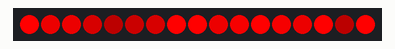
Bench run of a program on a simulated ESP32 board running MicroPython. On the bench: 17 RGB LEDs in strip order, left to right. Random numbers come from a fixed seed; what the program prints to the serial console is not drawn.

Above: at 0.75 s.
At 5.33 s:
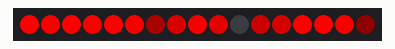
At 9.91 s:
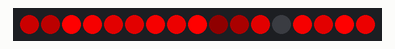
At 19.07 s:
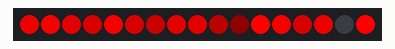
At 28.11 s:
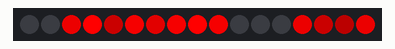
At 37.2 s:
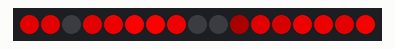

The program:

Twinkle.py
```python
import neopixel
from machine import Pin
import time
import random

# WS2812 ring — twinkle: each LED decays every frame; random LEDs flash to full
# Wiring: DIN → GP3, VCC → VBUS (5V), GND → GND

NUM_LEDS   = 17
DATA_PIN   = 3
SPEED_MS   = 40   # ms per frame
DECAY      = 30   # brightness subtracted each frame
SPAWN_PROB = 4    # ~1-in-N chance a given LED flashes each frame

_np   = neopixel.NeoPixel(Pin(DATA_PIN), NUM_LEDS)
_bright = [0] * NUM_LEDS


def _draw():
    for i in range(NUM_LEDS):
        if random.randint(0, SPAWN_PROB - 1) == 0:
            _bright[i] = 255
        else:
            _bright[i] = max(0, _bright[i] - DECAY)
        _np[i] = (_bright[i], 0, 0)
    _np.write()


def setup():
    for i in range(NUM_LEDS):
        _bright[i] = 0
        _np[i] = (0, 0, 0)
    _np.write()
    print('Twinkle started')


def loop():
    _draw()
    time.sleep_ms(SPEED_MS)


if __name__ == '__main__':
    try:
        setup()
        while True:
            loop()
    except (Exception, KeyboardInterrupt) as e:
        for i in range(NUM_LEDS):
            _np[i] = (0, 0, 0)
        _np.write()
        print(e)
```
